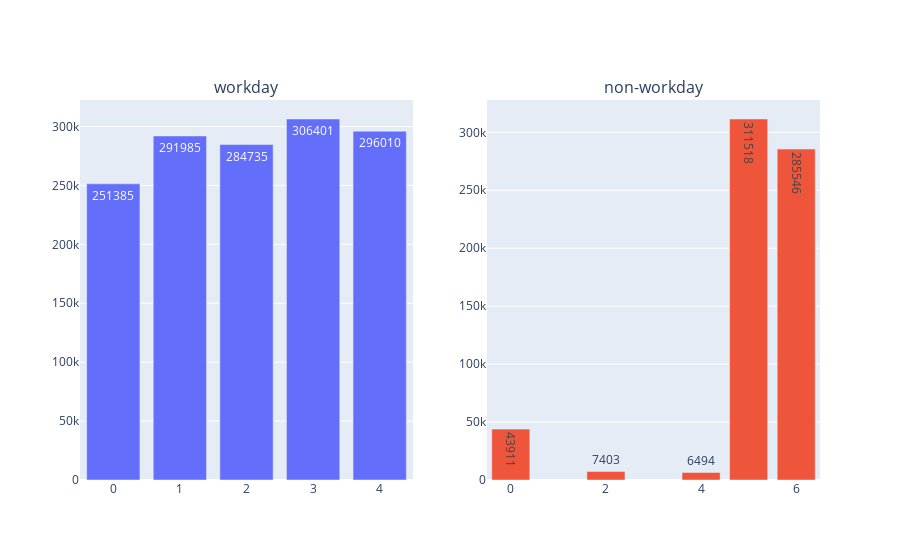

Here is the notebook cell this chart was saved with:
### Code cell
visualize('dow')

### Figure 1 — Plotly figure (JSON) as saved in the notebook; plotly's stock layout.template omitted (floating-point values rounded to 4 significant figures)
{"data": [{"text": ["251385.0", "291985.0", "284735.0", "306401.0", "296010.0"], "textposition": "auto", "texttemplate": "%{text:.0f}", "type": "bar", "x": [0, 1, 2, 3, 4], "xaxis": "x", "y": [251385, 291985, 284735, 306401, 296010], "yaxis": "y"}, {"text": ["43911.0", "7403.0", "6494.0", "311518.0", "285546.0"], "textposition": "auto", "texttemplate": "%{text:.0f}", "type": "bar", "x": [0, 2, 4, 5, 6], "xaxis": "x2", "y": [43911, 7403, 6494, 311518, 285546], "yaxis": "y2"}], "layout": {"annotations": [{"font": {"size": 16}, "showarrow": false, "text": "workday", "x": 0.225, "xanchor": "center", "xref": "paper", "y": 1, "yanchor": "bottom", "yref": "paper"}, {"font": {"size": 16}, "showarrow": false, "text": "non-workday", "x": 0.775, "xanchor": "center", "xref": "paper", "y": 1, "yanchor": "bottom", "yref": "paper"}], "showlegend": false, "xaxis": {"anchor": "y", "domain": [0, 0.45]}, "xaxis2": {"anchor": "y2", "domain": [0.55, 1]}, "yaxis": {"anchor": "x", "domain": [0, 1]}, "yaxis2": {"anchor": "x2", "domain": [0, 1]}}}
